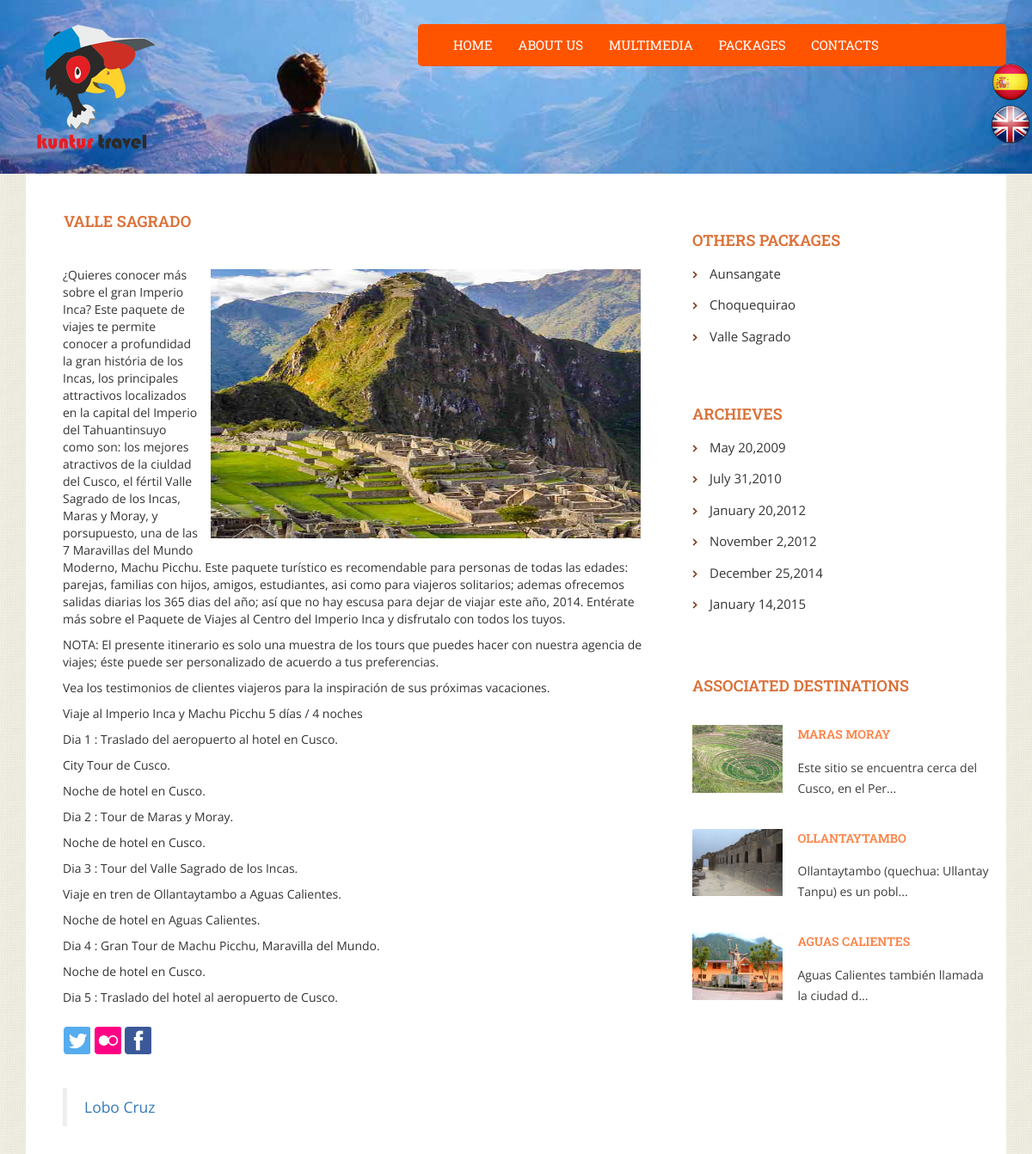
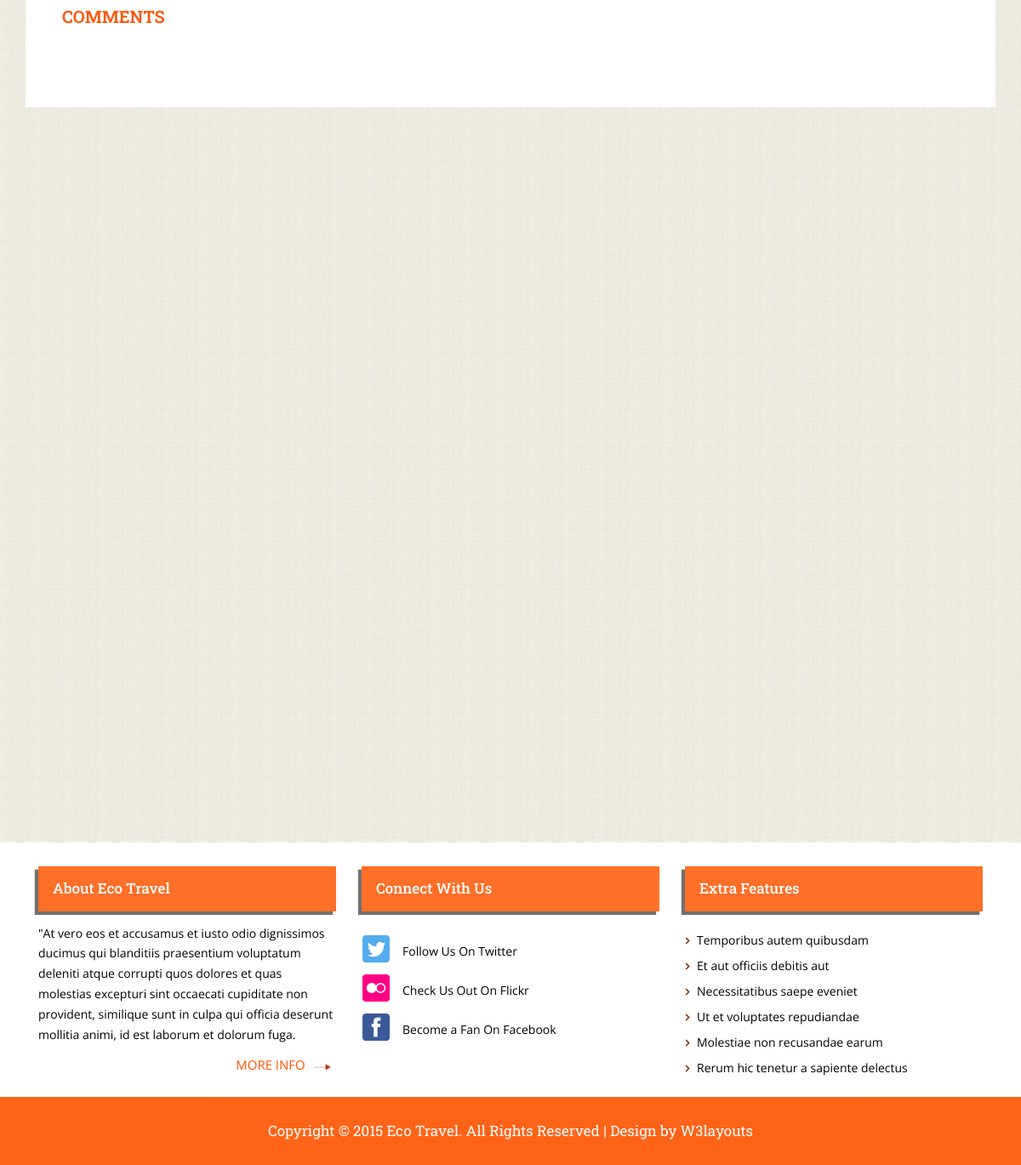
Screenshot of /pages/paquetes/paquete.php?cod=1&i=1 with the database file from the repository (2 pictures, top to bottom).
### tables this page shows
CREATE TABLE `paquetes` (
  `idPaquete` int(5) NOT NULL,
  `nombrePaquete` varchar(200) default NULL,
  `imagen` varchar(200) default NULL,
  `fechaPublicacion` datetime default NULL,
  `descripcion` text,
  `eliminar` int(1) default '0',
  `idioma` int(1) default '0',
  `costo` float default '0',
  `banner` int(1) default '0',
  PRIMARY KEY  (`idPaquete`)
);

### pages/paquetes/paquete.php (the view, shortened to what this page needs)
<!DOCTYPE html>
<html>
<head>
<link href="../../css/style.css" rel="stylesheet" type="text/css" media="all" />
<link href="../../css/bootstrap.css" rel="stylesheet" type="text/css" media="all" />
<link rel="stylesheet" href="../../css/touchTouch.css" type="text/css" media="all" />
</head>
<body>
    <a class='flotanteE' href='../../index.php?i=0' ><img src='../../images/esp.png' border="0"/></a>
    <a class='flotanteI' href='../../index.php?i=1' ><img src='../../images/ing.png' border="0"/></a>
<?php
	$link = Conectarse();
	if( $_GET['i']=='' or $_GET['i']=='1')
	{
		$i='1';
	}
	else
	{
		$i='0';
	}
	if($i==1)
	{
		$boton="MORE INFO";
		$titulo1="OTHERS PACKAGES";
		$titulo5="ARCHIEVES";
		$titulo6="ASSOCIATED DESTINATIONS";
		$titulo7="COMMENTS";
		$titulo2="About Eco Travel";
		$titulo3="Connect With Us";
		$titulo4="Extra Features";
	}
?>
<div class="banner-with-text1">
	<div class="container">
		<div class="header">
			<div class="header-bottom">
				<div class="header-bottom-left">
					<a href="../../index.php&i=<?php echo $i;?>">
						<img src="../../images/kuntur.png">
					</a>
				</div>
				<div class="header-bottom-right">
				<?php  if($i=='1'){echo '
							<ul class="nav1">
								<li ><a href="../../index.php?i='.$i.'">HOME</a></li>
								<li ><a href="../events.php?i='.$i.'">ABOUT US</a></li>
								<li><a href="../gallery.php?i='.$i.'">MULTIMEDIA</a></li>
								<li><a href="../blog.php?i='.$i.'">PACKAGES</a></li>
								<li><a href="../contact.php?i='.$i.'">CONTACTS</a></li>
                        	</ul>
                        	';}
                        	else
                        	{
                        		echo '
							<ul class="nav1">
								<li ><a href="../../index.php?i='.$i.'">INICIO</a></li>
								<li ><a href="../events.php?i='.$i.'">QUIENES SOMOS</a></li>
								<li><a href="../gallery.php?i='.$i.'">MULTIMEDIA</a></li>
								<li><a href="../blog.php?i='.$i.'">PAQUETES</a></li>
								<li><a href="../contact.php?i='.$i.'">CONTACTOS</a></li>
                        	</ul>
                        	';}
                        	?>
				</div>
				<div class="clearfix"> </div>
			</div>
		</div>
	</div>
</div>
<?php
$id = $_GET['cod'];
$paquetelista = mysql_query("SELECT nombrePaquete, imagen,descripcion, costo FROM paquetes WHERE eliminar='0' AND idPaquete='$id'",$link);
$row = mysql_fetch_array($paquetelista);
?>
	<div class="banner-bdy sig">
		<div class="container">
			<div class="single">
			<div class="col-md-8 sing-img-text">
			<h3 style="padding-left:29px;"><?php echo $row[0];   ?></h3>
				<img align="right" src="../../administracion/imagenes/paquetes/<?php echo $row[1];?>" style="width:500px; height:313px;" alt=" ">
				<div class="sing-img-text1">
					<p class="est">
						<span>
						<?php echo $row[2];?>
						</span>
						</p>
					<div class="list">
						<ul>
							<li><a href="#" class="a"> </a></li>
							<li><a href="#" class="b"> </a></li>
							<li><a href="https://www.facebook.com/pages/Informatic-Technology-Development-Corporation-SA/157087624356221" class="c"> </a></li>
						</ul>
					</div>
					<div class="fb-page" data-href="https://www.facebook.com/pages/Kuntur-Travel-Agency/196587540442602?fref=ts" data-width="360" data-height="180" data-small-header="true" data-adapt-container-width="true" data-hide-cover="false" data-show-facepile="true" data-show-posts="false"><div class="fb-xfbml-parse-ignore"><blockquote cite="https://www.facebook.com/pages/Lobo-Cruz/598516906843018?sk=timeline"><a href="https://www.facebook.com/pages/Lobo-Cruz/598516906843018?sk=timeline">Lobo Cruz</a></blockquote></div></div>
					<div class="com">
						<h3><?php echo $titulo7; ?></h3>
					</div>
				</div>
			</div>
			<div class="col-md-4 sing-img-text-left">
				<div class="blog-right1">
				<div>
				</div>
					<div class="categories">
						<h3><?php echo $titulo1?></h3>
						<?php
							$consultaPaqueteAleatorio = "SELECT idPaquete, nombrePaquete, imagen, costo FROM paquetes WHERE eliminar='0' AND idioma='$i' ORDER BY RAND()";
							$conexPaqueteAleatorio = mysql_query($consultaPaqueteAleatorio,$link);
							$idPaqueteAl=array();
							$nombrePaqueteAl=array();
							while($ArregloPaqAle = mysql_fetch_array($conexPaqueteAleatorio))
							{
								array_push($idPaqueteAl, $ArregloPaqAle[0]);
								array_push($nombrePaqueteAl, $ArregloPaqAle[1]);
							}
						?>
						<ul>
						<?php
						for ($x=0; $x <count($idPaqueteAl) ; $x++)
						{
						?>
							<li><a href="paquete.php?cod=<?php echo $idPaqueteAl[$x];?>&i=<?php echo $i;?>"><?php echo $nombrePaqueteAl[$x]; ?></a></li>
					<?php } ?>
						</ul>
					</div>
					<div class="categories categories-mid">
						<h3><?php echo $titulo5?></h3>
						<ul>
							<li><a href="#">May 20,2009</a></li>
							<li><a href="#">July 31,2010</a></li>
							<li><a href="#">January 20,2012</a></li>
							<li><a href="#">November 2,2012</a></li>
							<li><a href="#">December 25,2014</a></li>
							<li><a href="#">January 14,2015</a></li>
						</ul>
					</div>
					<div class="related-posts">
						<h3><?php echo $titulo6?></h3>
						<?php
						$consultaAleatorio ="SELECT a.idDestino, a.imagenDestino, a.nombreDestino, a.descripcion FROM destinos a
						INNER JOIN destinosporpaquete b ON a.idDestino=b.idDestino WHERE b.idPaquete='$id' AND eliminar='0'  ORDER BY RAND()";
						$destino = mysql_query($consultaAleatorio,$link);
						 $idDestino=array();
						 $imagenDestino =array();
						 $nombreDestino=array();
						 $descripcionDestino=array();
						 while($row2 = mysql_fetch_array($destino))
						 {
						 	array_push($idDestino,$row2[0]);
						 	array_push($imagenDestino,$row2[1]);
						 	array_push($nombreDestino,$row2[2]);
						 	array_push($descripcionDestino,$row2[3]);
						 }
						for($k=0;$k<count($idDestino);$k++)
				        {
				        ?>
				       	<div class="related-post">
							<div class="related-post-left">
								<a href="destino.php?cod=<?php echo $id; ?>&cod1=<?php echo $idDestino[$k]; ?>&i=<?php echo $i;?>"><img src="../../administracion/imagenes/destinos/<?php echo $imagenDestino[$k];?>" alt=" " /></a>
							</div>
							<div class="related-post-right">
								<h4><a href="destino.php?cod=<?php echo $id; ?>&cod1=<?php echo $idDestino[$k]; ?>&i=<?php echo $i;?>"><?php echo $nombreDestino[$k]; ?></a></h4>
								<p>
									<span><?php echo substr(strip_tags($descripcionDestino[$k]),0,50)."..."; ?></span>
								</p>
							</div>
							<div class="clearfix"> </div>
						    </div>
                         <?php } ?>
					</div>
				</div>
			</div>
			<div class="clearfix"> </div>
		</div>
		</div>
	</div>
	<div class="footer-top">
<div class="container">
		<div class="footer-top-grids">
			<div class="col-md-4 footer-top-grid">
				<h3><?php echo $titulo2; ?></h3>
				<p>"At vero eos et accusamus et iusto odio dignissimos ducimus
				qui blanditiis praesentium voluptatum deleniti atque corrupti quos
				dolores et quas molestias excepturi sint occaecati cupiditate non
				provident, similique sunt in culpa qui officia deserunt mollitia animi,
				id est laborum et dolorum fuga. </p>
				<div class="read1">
					<a href="paquete.php&i=<?php echo $i;?>" ><?php echo $boton; ?></a>
				</div>
			</div>
			<div class="col-md-4 footer-top-grid">
				<h3><?php echo $titulo3; ?></h3>
				<div class="twi-txt">
					<div class="twi">
						<a href="#" class="twitter"></a>
					</div>
					<div class="twi-text">
						<p><a href="#">Follow Us On Twitter</a></p>
					</div>
					<div class="clearfix"> </div>
				</div>
				<div class="twi-txt1">
					<div class="twi">
						<a href="#" class="flickr"> </a>
					</div>
					<div class="twi-text">
						<p><a href="#">Check Us Out On Flickr</a></p>
					</div>
					<div class="clearfix"> </div>
				</div>
				<div class="twi-txt1">
					<div class="twi">
						<a href="#" class="facebook"> </a>
					</div>
					<div class="twi-text">
						<p><a href="#">Become a Fan On Facebook</a></p>
					</div>
					<div class="clearfix"> </div>
				</div>
			</div>
			<div class="col-md-4 footer-top-grid">
				<h3><?php echo $titulo4; ?></h3>
				<ul class="last">
					<li><a href="#">Temporibus autem quibusdam</a></li>
					<li><a href="#">Et aut officiis debitis aut</a></li>
					<li><a href="#">Necessitatibus saepe eveniet</a></li>
					<li><a href="#">Ut et voluptates repudiandae</a></li>
					<li><a href="#">Molestiae non recusandae earum</a></li>
					<li><a href="#">Rerum hic tenetur a sapiente delectus</a></li>
				</ul>
			</div>
			<div class="clearfix"> </div>
		</div>
	</div>
		<div class="footer">
			<p>Copyright © 2015 Eco Travel. All Rights Reserved | Design by<a href="http://w3layouts.com/"> W3layouts</a></p>
		</div>
	</div>
</body>
</html>

### rows the page displays
paquetes: nombrePaquete "VALLE SAGRADO", imagen (picture), descripcion "¿Quieres conocer más sobre el gran Imperio Inca? Este paquete de viajes te permite conocer a profundidad la gran história de los Incas, los principales attractivos localizados en la capital del Imperio del Tahuantinsuyo como son: los mejores atractivos de la ciuldad del Cusco, el fértil Valle Sagrado de los Incas, Maras y Moray, y porsupuesto, una de las 7 Maravillas del Mundo Moderno, Machu Picchu. Este paquete turístico es recomendable para personas de todas las edades: parejas, familias con hijos, amigos, estudiantes, asi como para viajeros solitarios; ademas ofrecemos salidas diarias los 365 dias del año; así que no hay escusa para dejar de viajar este año, 2014. Entérate más sobre el…"

### other values shown
$titulo7 "COMMENTS"
$titulo1 "OTHERS PACKAGES"
$nombrePaqueteAl[$x] "Aunsangate"
$nombrePaqueteAl[$x] "Choquequirao"
$nombrePaqueteAl[$x] "Valle Sagrado"
$titulo5 "ARCHIEVES"
$titulo6 "ASSOCIATED DESTINATIONS"
$nombreDestino[$k] "MARAS MORAY"
substr(strip_tags($descripcionDestino[$k]),0,50) "Este sitio se encuentra cerca del Cusco, en el Per"
$nombreDestino[$k] "OLLANTAYTAMBO"
substr(strip_tags($descripcionDestino[$k]),0,50) "Ollantaytambo (quechua: Ullantay Tanpu) es un pobl"
$nombreDestino[$k] "AGUAS CALIENTES"
substr(strip_tags($descripcionDestino[$k]),0,50) "Aguas Calientes también llamada la ciudad d"
$titulo2 "About Eco Travel"
$boton "MORE INFO"
